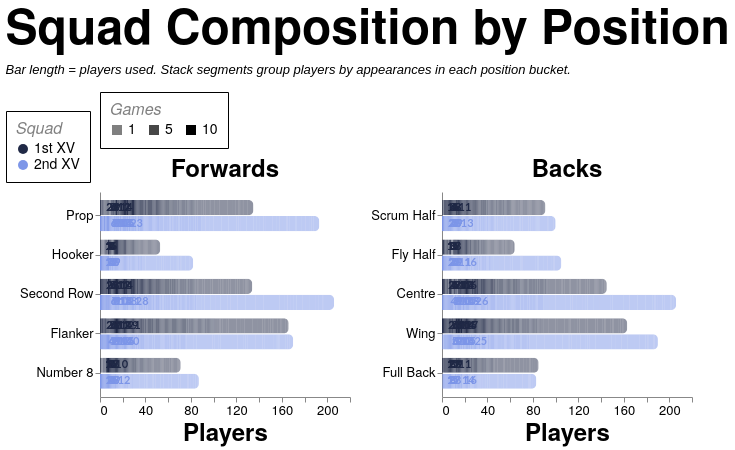

Vega-Lite specification stored for this chart:
### Vega-Lite specification from a JSON file in a GitHub repository (floating-point values rounded to 4 significant figures; data arrays with more than 128 entries replaced by an {"elided": "..."} marker saying what was removed)
{"config": {"axis": {"labelFont": "PT Sans Narrow, Helvetica Neue, Helvetica, Arial, sans-serif", "titleFont": "PT Sans Narrow, Helvetica Neue, Helvetica, Arial, sans-serif", "labelFontSize": 13, "titleFontSize": 24, "gridColor": "#202947", "gridOpacity": 0.2, "zindex": 1}, "text": {"font": "Lato, sans-serif"}, "bar": {"cornerRadiusEnd": 5}, "header": {"labelFont": "PT Sans Narrow, Helvetica Neue, Helvetica, Arial, sans-serif", "titleFont": "PT Sans Narrow, Helvetica Neue, Helvetica, Arial, sans-serif", "labelFontSize": 24, "titleFontSize": 28, "labelFontWeight": "bold", "orient": "left"}, "legend": {"labelFont": "PT Sans Narrow, Helvetica Neue, Helvetica, Arial, sans-serif", "titleFont": "PT Sans Narrow, Helvetica Neue, Helvetica, Arial, sans-serif", "labelFontSize": 14, "titleFontSize": 16, "titlePadding": 5, "fillColor": "white", "strokeColor": "black", "padding": 10, "titleFontWeight": "lighter", "titleFontStyle": "italic", "titleColor": "gray", "offset": 10}, "title": {"font": "PT Sans Narrow, Helvetica Neue, Helvetica, Arial, sans-serif", "fontSize": 48, "fontWeight": "bold", "anchor": "start", "align": "center", "titlePadding": 20, "subtitlePadding": 10, "subtitleFontSize": 13, "subtitleColor": "", "subtitleFontStyle": "italic", "offset": 15, "color": "black"}, "axisX": {"labelAngle": 0}, "facet": {"title": null, "header": null, "align": {"row": "each", "column": "each"}}, "resolve": {"scale": {"y": "independent", "facet": "independent"}}, "background": "transparent", "scale": {"offsetBandPaddingOuter": 0.2, "offsetBandPaddingInner": 0.1}, "view": {"stroke": null, "background": "transparent"}}, "data": {"name": "data-ffba2fc68b0c0d605f74066f5e235137"}, "facet": {"column": {"field": "unit", "sort": ["Forwards", "Backs"], "title": null, "type": "nominal"}}, "spec": {"layer": [{"mark": {"type": "bar"}, "encoding": {"color": {"field": "squad", "legend": {"labelExpr": "datum.value + ' XV'", "orient": "bottom-right", "title": "Squad"}, "scale": {"domain": ["1st", "2nd"], "range": ["#202946", "#7d96e8"]}, "type": "nominal"}, "detail": {"field": "games", "type": "quantitative"}, "opacity": {"field": "games", "legend": {"orient": "top", "title": "Games", "titleOrient": "top", "values": [1, 5, 10]}, "scale": {"domain": [1, 10], "range": [0.5, 1]}, "type": "quantitative"}, "order": {"field": "games", "sort": "descending", "type": "quantitative"}, "tooltip": [{"field": "season", "title": "Season", "type": "nominal"}, {"field": "squad", "title": "Squad", "type": "nominal"}, {"field": "unit", "title": "Unit", "type": "nominal"}, {"field": "position", "title": "Position", "type": "nominal"}, {"field": "players", "title": "Players", "type": "quantitative"}, {"field": "games", "title": "Appearances per player", "type": "quantitative"}], "x": {"axis": {"grid": false, "tickMinStep": 1}, "field": "players", "stack": "zero", "title": "Players", "type": "quantitative"}, "y": {"field": "position", "sort": {"field": "position_order", "op": "min", "order": "ascending"}, "title": null, "type": "nominal"}, "yOffset": {"field": "squad", "scale": {"paddingInner": 0.05, "paddingOuter": 0.01}, "sort": ["1st", "2nd"], "type": "nominal"}}}, {"mark": {"type": "text", "align": "left", "baseline": "middle", "dx": 4, "fontSize": 11, "fontWeight": "bold"}, "encoding": {"color": {"field": "squad", "legend": {"labelExpr": "datum.value + ' XV'", "orient": "bottom-right", "title": "Squad"}, "scale": {"domain": ["1st", "2nd"], "range": ["#202946", "#7d96e8"]}, "type": "nominal"}, "text": {"field": "total_players", "format": ".0f", "type": "quantitative"}, "tooltip": [{"field": "season", "title": "Season", "type": "nominal"}, {"field": "countModeLabel", "title": "Position Count Mode", "type": "nominal"}, {"field": "squad", "title": "Squad", "type": "nominal"}, {"field": "unit", "title": "Unit", "type": "nominal"}, {"field": "position", "title": "Position", "type": "nominal"}, {"field": "total_players", "title": "Total Players", "type": "quantitative"}], "x": {"axis": {"grid": false, "tickMinStep": 1}, "field": "total_players", "type": "quantitative"}, "y": {"field": "position", "sort": {"field": "position_order", "op": "min", "order": "ascending"}, "title": null, "type": "nominal"}, "yOffset": {"field": "squad", "scale": {"paddingInner": 0.05, "paddingOuter": 0.01}, "sort": ["1st", "2nd"], "type": "nominal"}}, "transform": [{"aggregate": [{"op": "sum", "field": "players", "as": "total_players"}], "groupby": ["season", "countMode", "countModeLabel", "squad", "unit", "position", "position_order"]}]}], "height": {"step": 16}, "width": 250}, "resolve": {"scale": {"x": "shared", "y": "independent"}}, "spacing": 20, "title": {"text": "Squad Composition by Position", "subtitle": ["Bar length = players used. Stack segments group players by appearances in each position bucket."]}, "$schema": "https://vega.github.io/schema/vega-lite/v5.20.1.json", "datasets": {"data-ffba2fc68b0c0d605f74066f5e235137": {"elided": "1515 records"}}}
